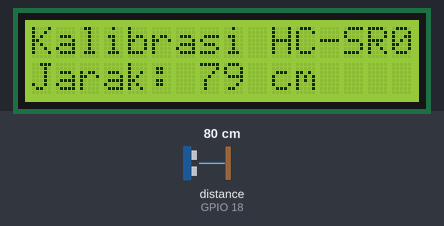
The sketch below on a simulated ESP32. Shown: 16×2 character LCD. Wiring (inferred from the names in the program): ultrasonic range finder: trigger GPIO 5; echo GPIO 18. The inputs (shaded band) are chosen by the test bench; at power-on: distance to the obstacle (sensor on GPIO 18) 80 cm. The echo pulse lasts 58.3 µs per cm; what the sketch prints to the serial monitor is not drawn.

Above: at 1.2 s.
1.3 s: distance to the obstacle (sensor on GPIO 18) set to 2 cm
At 2.2 s:
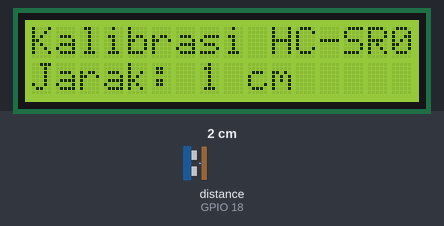
2.8 s: distance to the obstacle (sensor on GPIO 18) set to 4 cm
At 3.8 s:
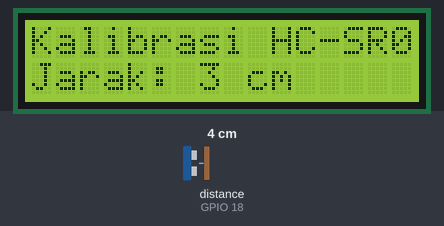
4.4 s: distance to the obstacle (sensor on GPIO 18) set to 9 cm
At 5.3 s:
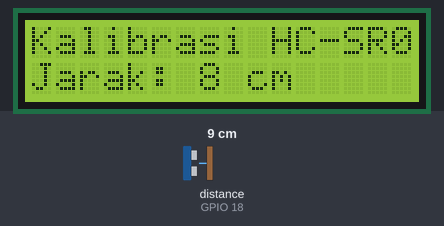
Timing chart, 0 to 7.4 s (numbered marks = the images above; inputs shaded):
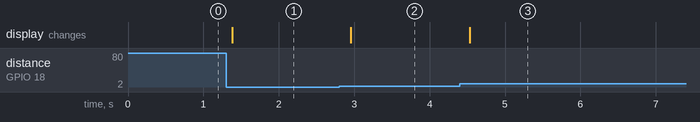

The sketch:

cek-hsr04.ino
```cpp
#include <Wire.h>
#include <LiquidCrystal_I2C.h>

LiquidCrystal_I2C lcd(0x27, 16, 2);

// Pin HC-SR04
const int trigPin = 5;   // Pin Trig di GPIO 4 (D4)
const int echoPin = 18;  // Pin Echo di GPIO 18 (D18)

void setup() {
  Serial.begin(115200);

  pinMode(trigPin, OUTPUT);
  pinMode(echoPin, INPUT);

  lcd.init();
  lcd.backlight();
  lcd.setCursor(0, 0);
  lcd.print("Kalibrasi HC-SR04");

  Serial.println("=================================");
  Serial.println(" KALIBRASI SENSOR HC-SR04 ESP32 ");
  Serial.println("=================================");
}

// Fungsi Khusus Mengukur Jarak dengan Filter & Timeout
long bacaJarakCm() {
  // 1. Pastikan Trig LOW sebentar
  digitalWrite(trigPin, LOW);
  delayMicroseconds(5);

  // 2. Kirim Pulsa Trig HIGH selama 10 mikrodetik murni
  digitalWrite(trigPin, HIGH);
  delayMicroseconds(10);
  digitalWrite(trigPin, LOW);

  // 3. Baca Echo dengan Timeout 30000 us (Maksimal jarak ~400 cm)
  long duration = pulseIn(echoPin, HIGH, 30000);

  // Jika durasi 0 (tidak ada pantulan/di luar jangkauan)
  if (duration == 0) {
    return -1; // Tanda Out of Range
  }

  // Hitung jarak dalam cm
  long distance = duration * 0.034 / 2;
  return distance;
}

void loop() {
  long jarak = bacaJarakCm();

  if (jarak == -1 || jarak > 400) {
    Serial.println("Jarak: Di luar jangkauan ( > 400 cm )");
    lcd.setCursor(0, 1);
    lcd.print("Jarak: > 400 cm ");
  } else {
    Serial.print("Jarak Objek: ");
    Serial.print(jarak);
    Serial.println(" cm");

    lcd.setCursor(0, 1);
    lcd.print("Jarak: ");
    lcd.print(jarak);
    lcd.print(" cm    ");
  }

  delay(300); // Pembacaan setiap 0.3 detik
}
```

Measured:
- after the input at 1.3 s, the display: changes after 0.08 s (image 1)
- after the input at 2.8 s, the display: changes after 0.16 s (image 2)
- after the input at 4.4 s, the display: changes after 0.13 s (image 3)
